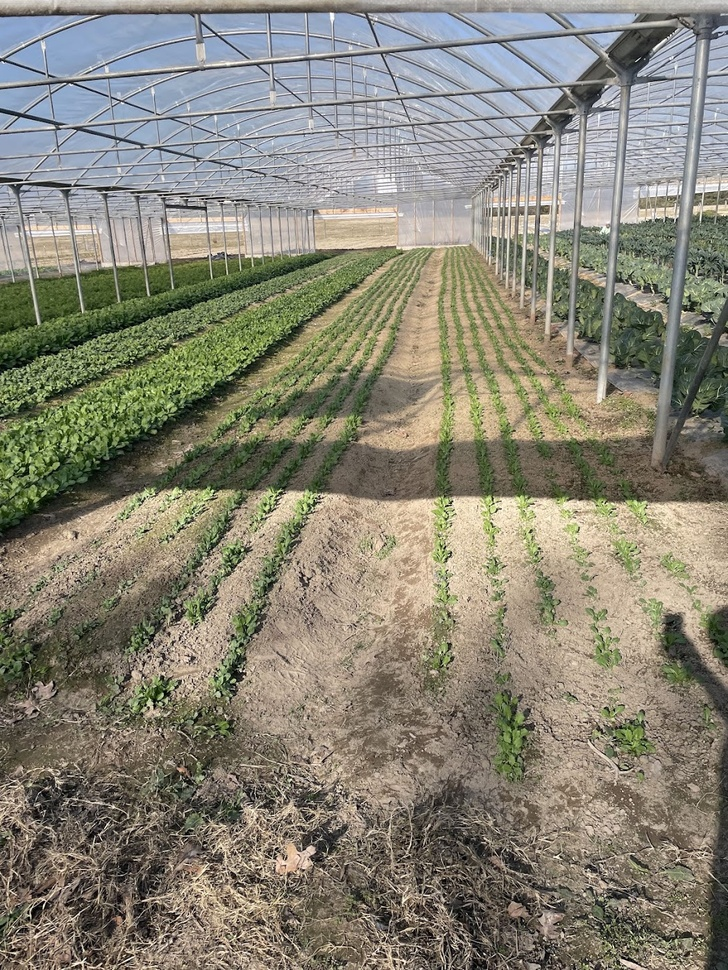
#> input picture luke_cv_playground/inputs/younger_crops.jpg, 728 x 970 px, shrunk from 1049 x 1398 before the run
$ python color_similarity.py
#> lines starting #> are read from the running program, lines starting #| are printed output that depends on the picture
#> further down, image is the input picture: shape (970, 728, 3); mean B, G, R 117.6, 132.3, 135.6
import cv2
import numpy as np

def color_similarity(image, target_color):
    """
    Compute a grayscale image where intensity represents similarity to the target color.

    :param image: Input image (BGR format).
    :param target_color: Target color as (B, G, R) tuple.
    :return: Grayscale image with similarity scores.
    """
#> called with target_color = (0, 255, 0)
    # Convert image to float for calculations
    image = image.astype(np.float32)
    target_color = np.array(target_color, dtype=np.float32)

    # Compute Euclidean distance for each pixel
    distance = np.linalg.norm(image - target_color, axis=2)
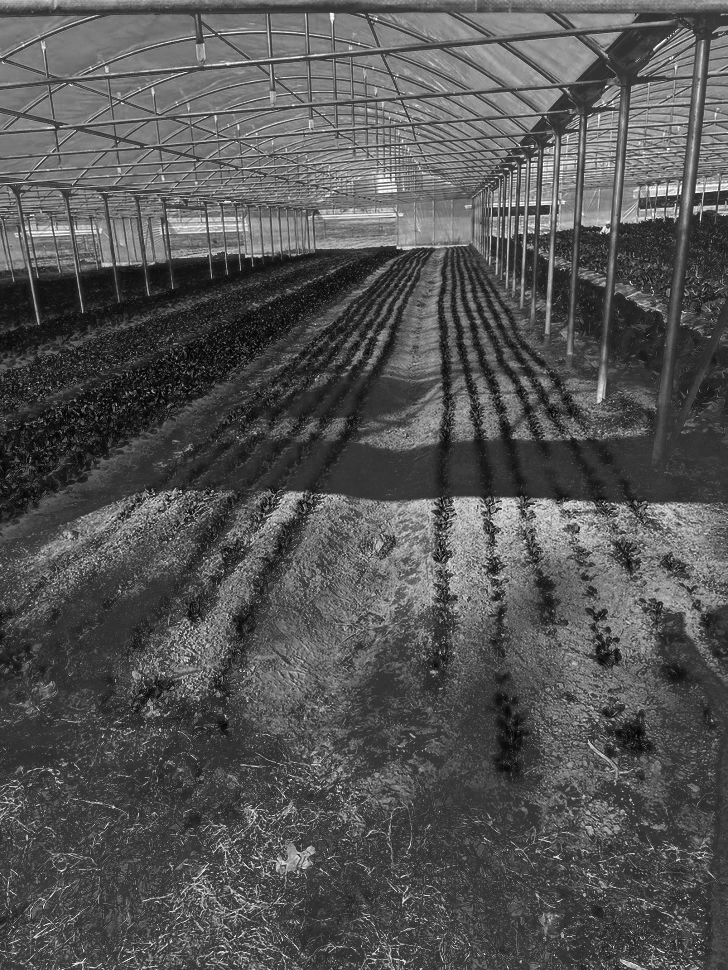
#> distance: shape (970, 728) float32; min 169.5, max 360.6, mean 233.2; drawn with min black and max white

    # Normalize distances to range [0, 255] (inverted so higher similarity -> brighter pixel)
    max_distance = np.sqrt(255**2 * 3)  # Max possible Euclidean distance in RGB
    similarity = 255 * (1 - (distance / max_distance))
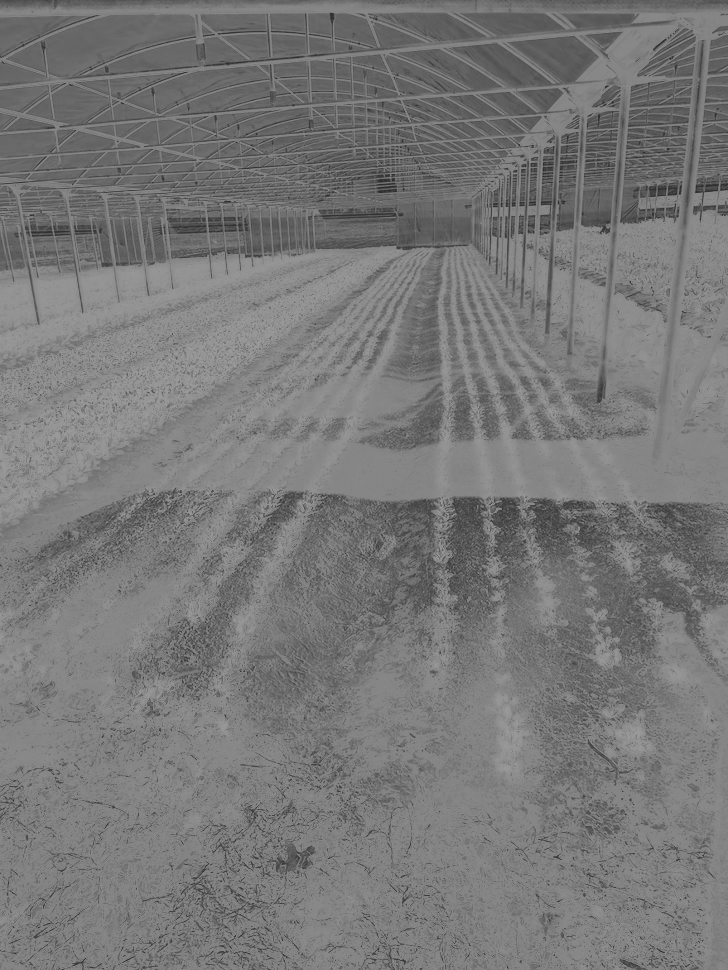
#> similarity: shape (970, 728) float32; min 46.79, max 157.1, mean 120.3

    # Convert to uint8
    return similarity.astype(np.uint8)

# Load the image
image = cv2.imread("inputs/younger_crops.jpg")  # Replace with your image file

# Define the target color (in BGR format, since OpenCV loads in BGR)
target_color = (0, 255, 0)

# Compute the grayscale similarity map
similarity_map = color_similarity(image, target_color)

# Save and display the result
cv2.imwrite("outputs/similarity_map.jpg", similarity_map)
cv2.imshow("Similarity Map", similarity_map)
cv2.waitKey(0)
cv2.destroyAllWindows()

$ run again, with luke_cv_playground/inputs/IMG_3171.JPG copied over luke_cv_playground/inputs/younger_crops.jpg
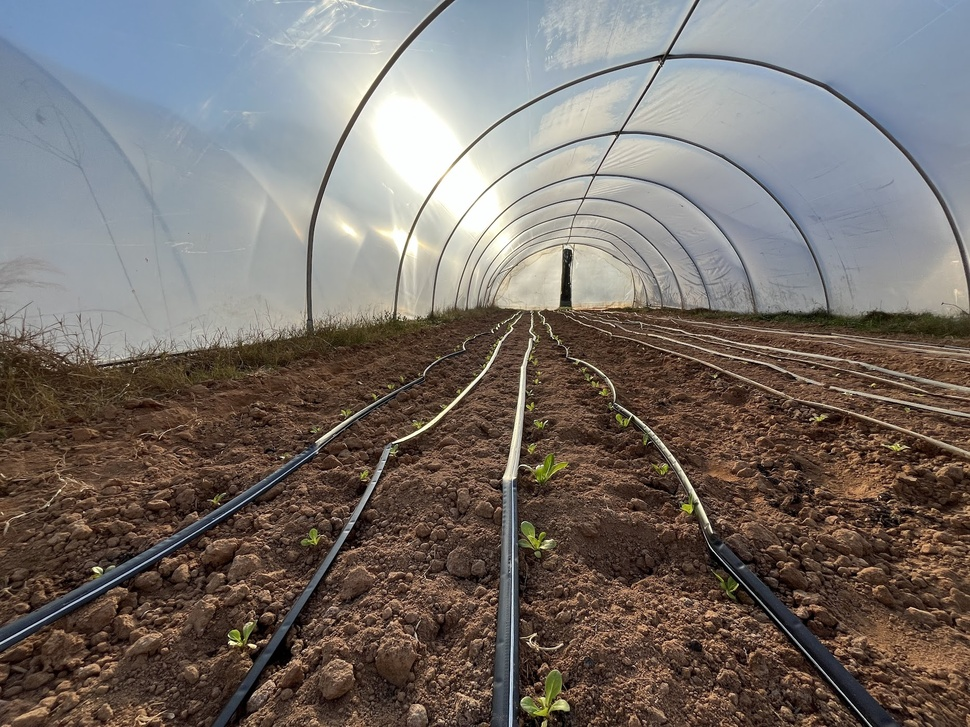
#> input picture luke_cv_playground/inputs/IMG_3171.JPG, 970 x 727 px, shrunk from 1865 x 1398 before the run
#> image is the input picture: shape (727, 970, 3); mean B, G, R 106.3, 111.2, 118.7
#> in color_similarity, `distance = np.linalg.norm(image - target_color, axis=2)`:
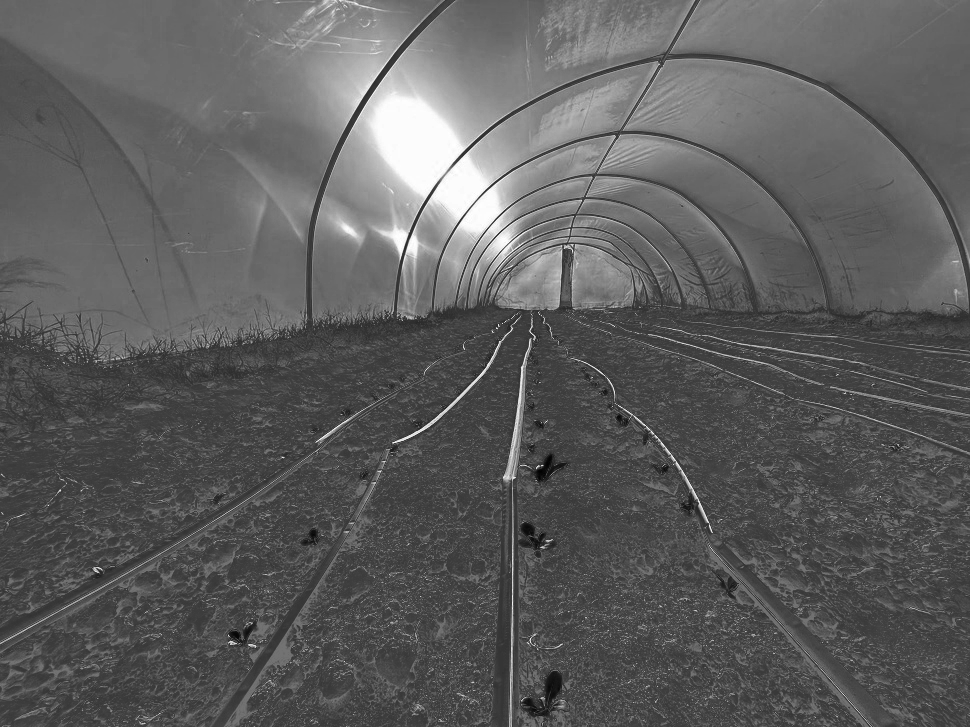
#> distance: shape (727, 970) float32; min 167.5, max 360.6, mean 238.5; drawn with min black and max white
#> in color_similarity, `similarity = 255 * (1 - (distance / max_distance))`:
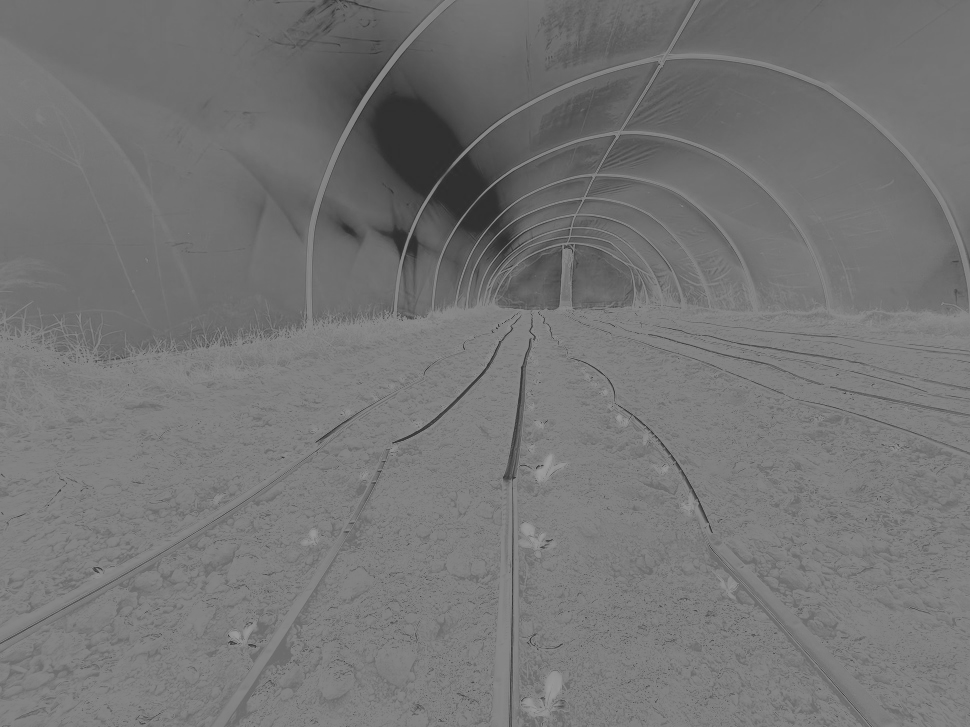
#> similarity: shape (727, 970) float32; min 46.79, max 158.3, mean 117.3

$ run again, with luke_cv_playground/inputs/IMG_6401.JPG copied over luke_cv_playground/inputs/younger_crops.jpg
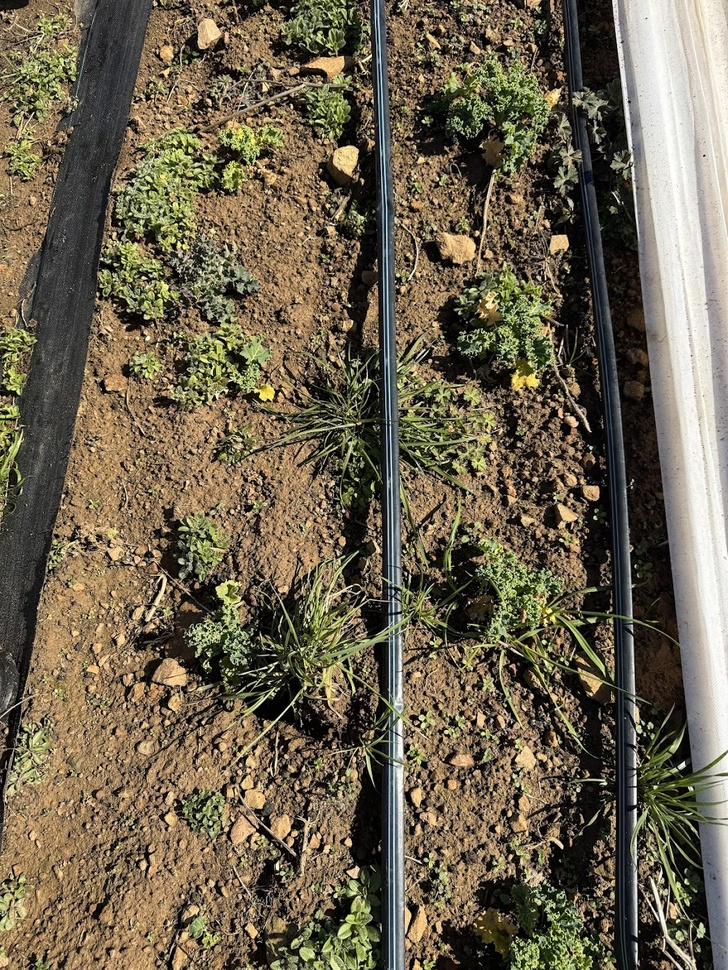
#> input picture luke_cv_playground/inputs/IMG_6401.JPG, 728 x 970 px, shrunk from 1049 x 1398 before the run
#> image is the input picture: shape (970, 728, 3); mean B, G, R 79.4, 100.2, 109.9
#> in color_similarity, `distance = np.linalg.norm(image - target_color, axis=2)`:
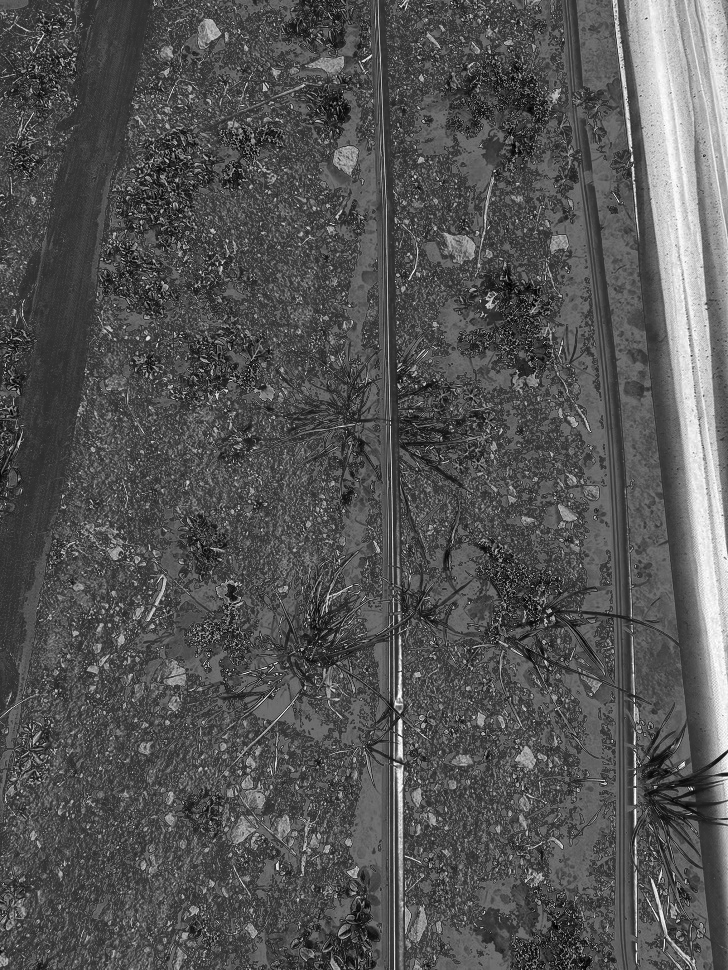
#> distance: shape (970, 728) float32; min 171.7, max 360.6, mean 234.7; drawn with min black and max white
#> in color_similarity, `similarity = 255 * (1 - (distance / max_distance))`:
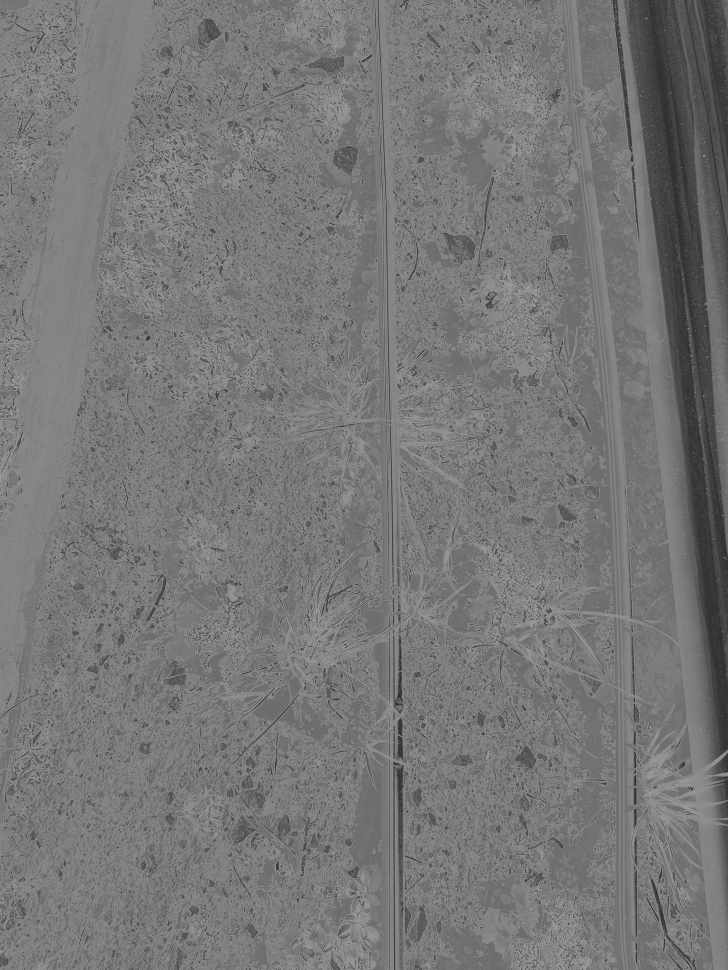
#> similarity: shape (970, 728) float32; min 46.79, max 155.8, mean 119.5

$ run again, with luke_cv_playground/inputs/IMG_7139.jpg copied over luke_cv_playground/inputs/younger_crops.jpg
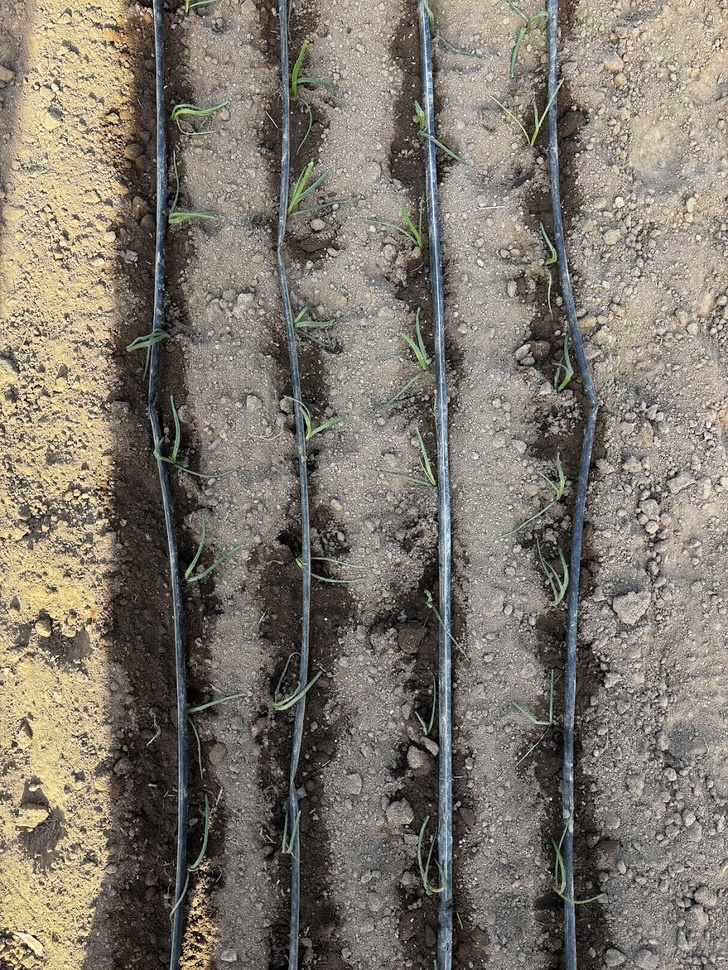
#> input picture luke_cv_playground/inputs/IMG_7139.jpg, 728 x 970 px, shrunk from 1049 x 1398 before the run
#> image is the input picture: shape (970, 728, 3); mean B, G, R 109.7, 120.2, 126.8
#> in color_similarity, `distance = np.linalg.norm(image - target_color, axis=2)`:
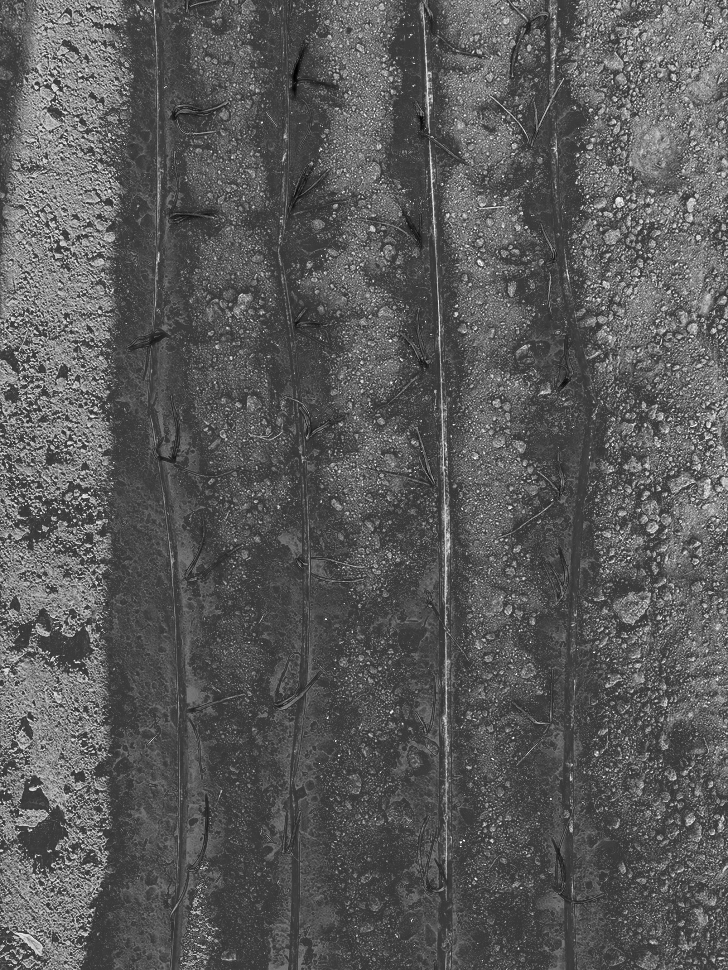
#> distance: shape (970, 728) float32; min 165.7, max 358.5, mean 234.1; drawn with min black and max white
#> in color_similarity, `similarity = 255 * (1 - (distance / max_distance))`:
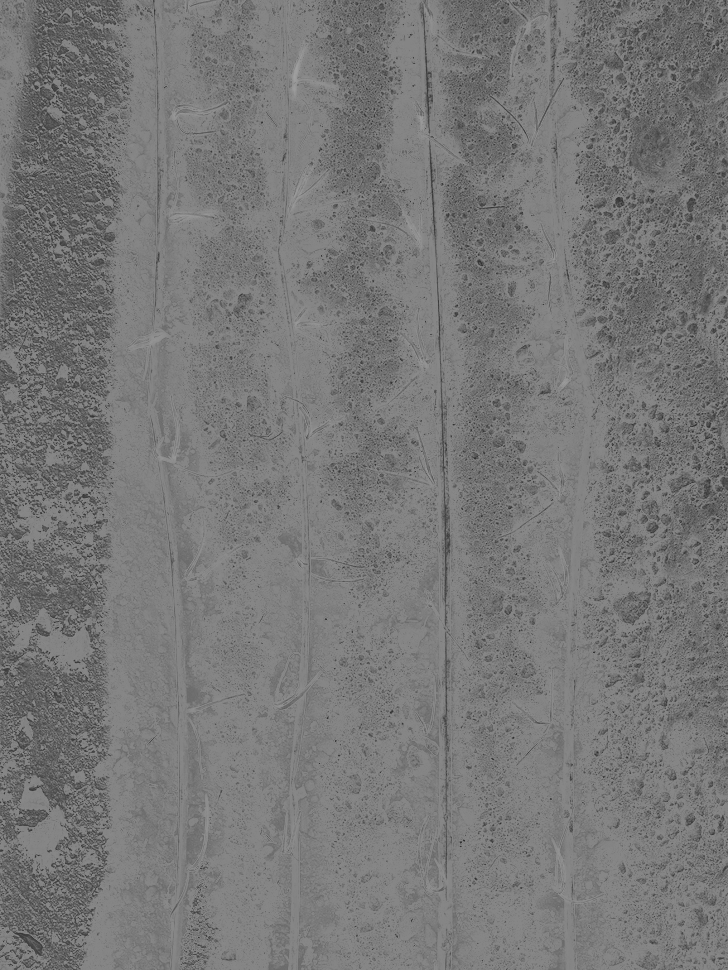
#> similarity: shape (970, 728) float32; min 48.01, max 159.3, mean 119.8
